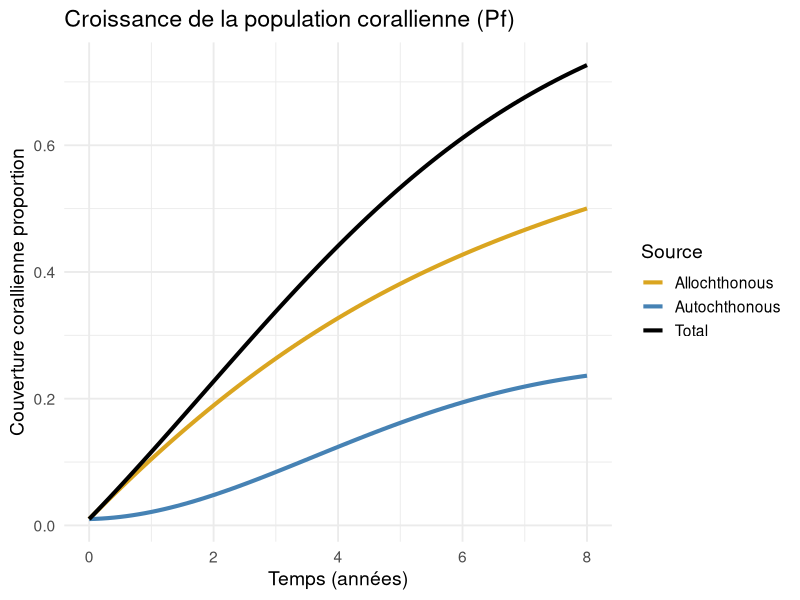
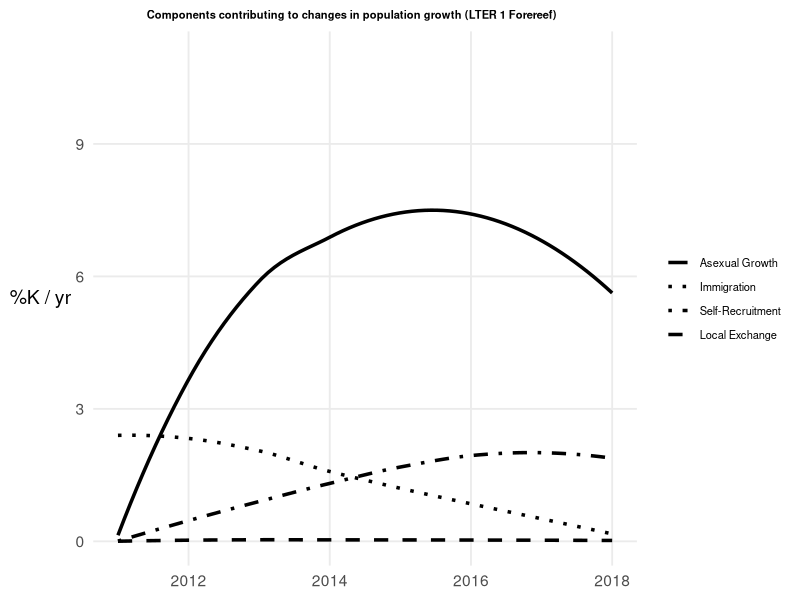
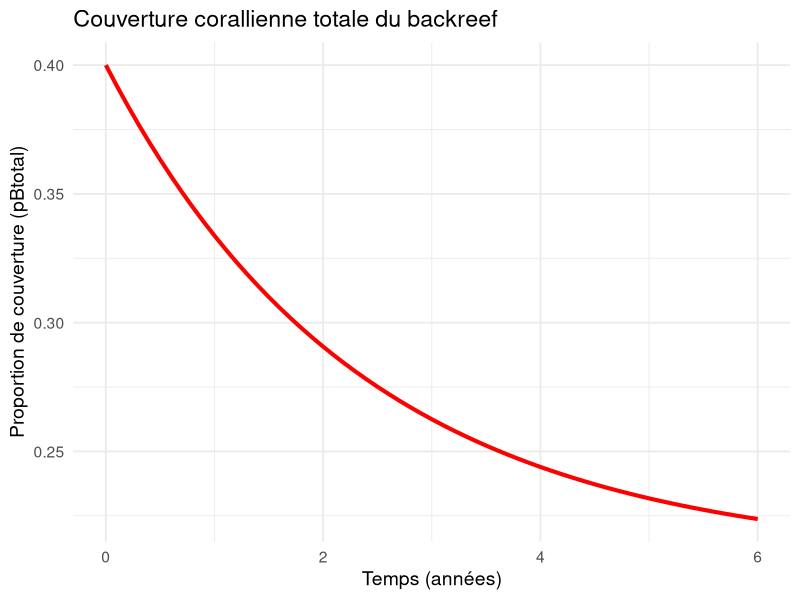
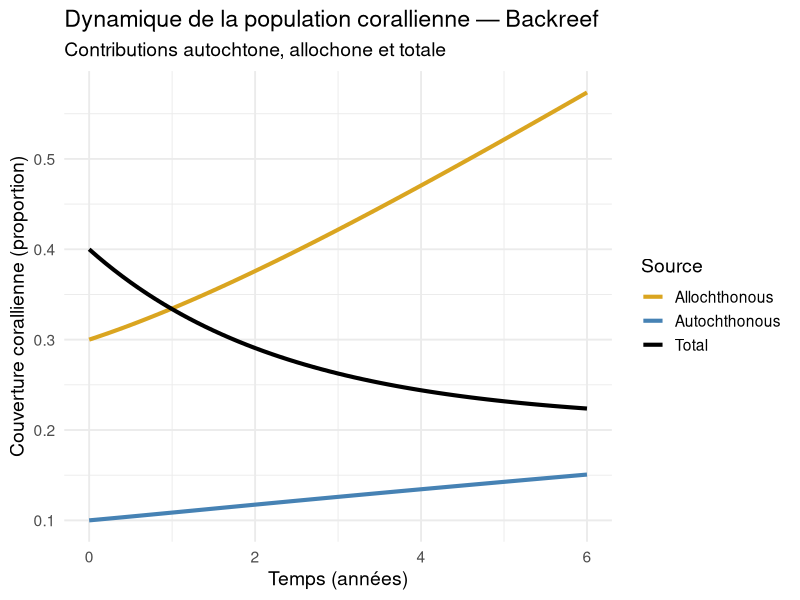
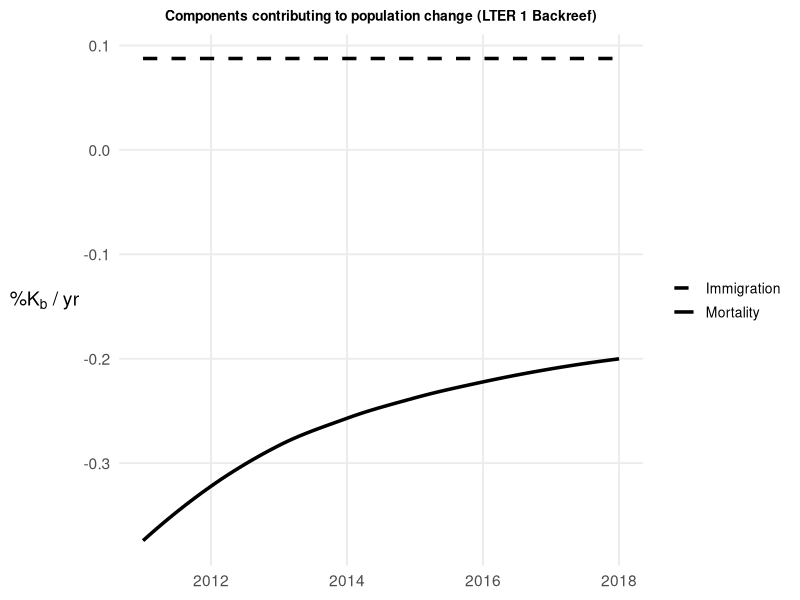
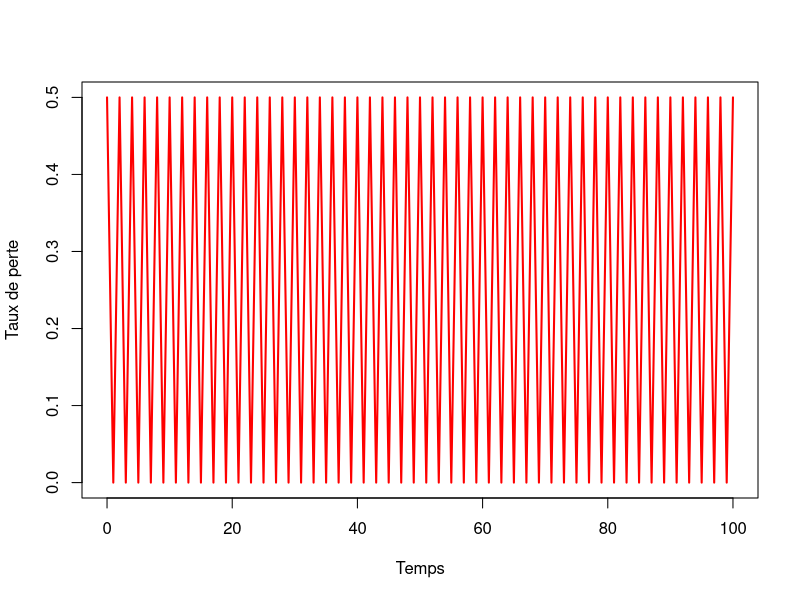
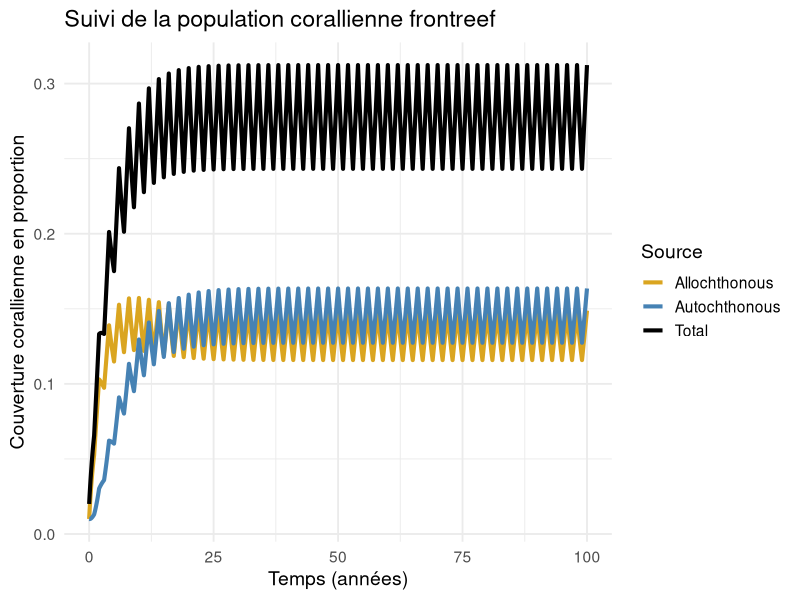
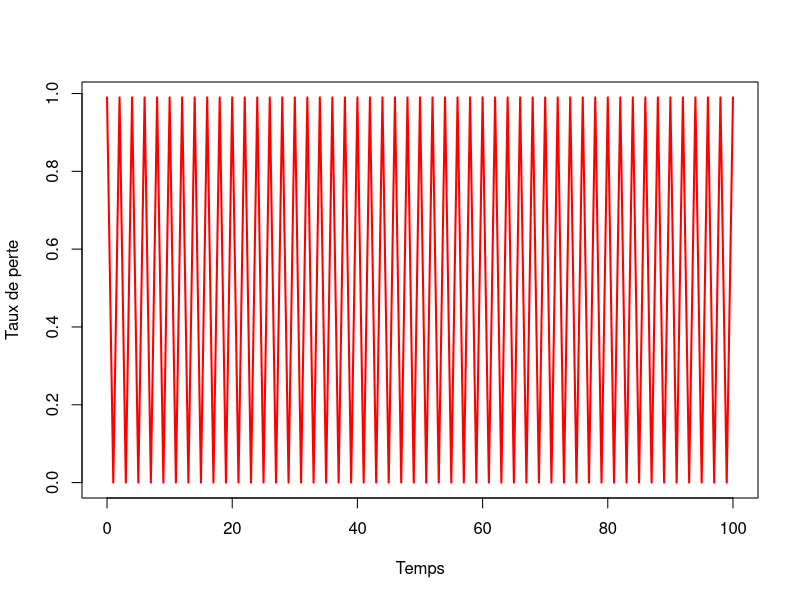

Here is the R script that generated these plots, in order:
# PARTIE 1----
# Script des cas limites----
# Script graphiques avant-récif 3a ----
#Aller chercher dans les bibliothèques
library(deSolve)
library(ggplot2)
library(dplyr)
library(tidyr)


#Paramètres du modèle
params <- list(
  rb = 0.05,   #Taux de croissance autochtone de la population backreef
  rf = 0.1,  #Taux de croissance autochtone de la population forereef
  sigma_f = 0.5,   #Intensité de la croissance larvaire (829 polypes/colonie)
  
  #Coefficients d’interactions (ζ(γβ))
  zeta_bb = 0.01,   #Influence de backreef sur backreef
  zeta_fb = 0.002,    #Influence de forereef sur backreef
  zeta_ff = 0.2,    #Influence de forereef sur forereef AUTO
  zeta_bf = 0.1,   #Influence de backreef sur forereef ALLO
  
  #Apports externes constants
  Ib = 0.08,   #Immigration du backreef
  If = 0.1,       #Immigration du forereef
  
  #Capacités de soutien en proportion?
  Kb = 0.64,     #Capacité de soutien du backreef 0.64 dans article (observé)
  Kf = 0.8     #Capacité de soutien du forereef  0.8 dans article
)

# MODELE 2 - Équations différentielles selon les équations 4
model <- function(time, state, parameters) {
  with(as.list(c(state, parameters)), {
    dFallo  <- sigma_f * zeta_bf * pBtotal + If * (1 - pFtotal / Kf)
    dFauto  <- pFtotal * (rf + sigma_f * zeta_ff) * (1 - pFtotal / Kf)
    dFtotal <- dFallo + dFauto
    dBallo  <- sigma_f * zeta_fb * pFtotal + Ib * (1 - pBtotal / Kb)
    dBauto  <- pBtotal * (rb + sigma_f * zeta_bb) * (1 - pBtotal / Kb)
    dBtotal <- dBallo + dBauto
    list(c(dFallo, dFauto, dFtotal, dBallo, dBauto, dBtotal))
  })
}
#Conditions initiales  MODELE 2 de nos populations
state <- c(pFallo = 0.01, pFauto = 0.01, pFtotal = 0.01, pBallo = 0.01, pBauto = 0.01, pBtotal = 0.01)

#Intervalle de temps en années
times <- seq(0, 8, by = 0.1)

#Résolution numérique du système
out <- ode(y = state, times = times, func = model, parms = params)
out <- as.data.frame(out)

#Mise en forme pour ggplot
plot_data <- out %>%
  select(time, pFallo,pFauto,pFtotal) %>%
  rename(
    Total = pFtotal,
    Allochthonous = pFallo,
    Autochthonous = pFauto
  ) %>%
  pivot_longer(-time, names_to = "Source", values_to = "Value")

#Graphique
ggplot(plot_data, aes(x = time, y = Value, color = Source)) +
  geom_line(size = 1.4) +
  scale_color_manual(
    values = c(
      "Total" = "black",
      "Allochthonous" = "goldenrod",
      "Autochthonous" = "steelblue"  
    )
  ) +
  labs(
    title = "Croissance de la population corallienne (Pf)",
    x = "Temps (années)",
    y = "Couverture corallienne proportion"
  ) +
  theme_minimal(base_size = 14)





# Script graphiques avant-récif 3c----
#Aller chercher dans les bibliothèques
library(ggplot2)
library(dplyr)
library(tidyr)

#Données modélisées
years <- 2011:2018   #Années de l'étude
n <- length(years)

Pf <- seq(0.05, 0.6, length.out = n)   #Population forereef
Pb <- seq(0.2, 0.5, length.out = n)   #Population backreef
Pf[1] <- 0   #Forcer à commencer à 0
Pb[1] <- 0   #Force à commencer à 0

Kf <- 0.8   #Capacité de charge de 80%
rf <- 0.12   #Taux de croissance asexuée 
sigma_f <- 0.05   #Taux de reproduction larvaire (estimé)

zeta_ff <- seq(0.2, 0.8, length.out = n)   #Autorecrutement (forereef vers forereef)
zeta_bf <- seq(0.01, 0.01, length.out = n)   #Recrutement d'échange (forereef vers backreef)
If <- c(0.0075, 0.0095, 0.0085, 0.008, 0.007, 0.006, 0.005, 0.002)   #Immigration externe (données modélisées)

#Calcul des composantes dPf/dt 
asexual <- Pf * rf   #Croissance asexuée
self_recruit <- Pf * sigma_f * zeta_ff   #Autorecrutement (autochtone)
local_exchange <- Pb * sigma_f * zeta_bf   #Échange local
immigration <- If   #Immigration (allochtone)

density_factor <- (1 - Pf / Kf)   #Facteur de densité-dépendance

#Ajustement de chaque composante par le facteur de densité-dépendance
asexual_adj <- asexual * density_factor
self_recruit_adj <- self_recruit * density_factor
local_exchange_adj <- local_exchange * density_factor
immigration_adj <- immigration * density_factor

#Création du dataframe pour le graphique
df <- data.frame(
  Year = rep(years, 4),
  Component = rep(c("Asexual Growth", "Self-Recruitment", "Local Exchange", "Immigration"), each = n),
  Value = c(asexual_adj, self_recruit_adj, local_exchange_adj, immigration_adj)
)

#Mise en forme des données en pourcentage de la capacité de charge par an
df$PercentK <- 100 * df$Value / Kf
scaling_factor <- 2.5   #Amplification des courbes pour un meilleur effet visuel
df$PercentK <- df$PercentK * scaling_factor

#Graphique lissé
ggplot(df, aes(x = Year, y = PercentK, linetype = Component)) +
  geom_smooth(se = FALSE, method = "loess", size = 1.2, color = "black") +
  scale_linetype_manual(
    values = c("solid", "dotted", "dotdash", "dashed"),
    breaks = c("Asexual Growth", "Immigration", "Self-Recruitment", "Local Exchange")
  ) +
  labs(
    title = "Components contributing to changes in population growth (LTER 1 Forereef)",
    y = expression("%K / yr"),
    x = NULL,
    linetype = NULL
  ) +
  coord_cartesian(ylim = c(0, 11)) +
  theme_minimal(base_size = 14) +
  theme(
    legend.position = "right",
    legend.text = element_text(size = 8),
    legend.title = element_text(size = 10),
    panel.grid.minor = element_blank(),
    axis.title.y = element_text(angle = 0, vjust = 0.5),
    plot.title = element_text(hjust = 0.4, face = "bold", size = 8)
  )





# Script graphiques après-récifs 4a----
#Différences: ajout de mortalité, baisser le taux de croissance de la pop backreef, le recrutement front->back, l'immigration à 0.08 comme indiqué. et état initial
params <- list(
  mortal <- 0.3,  #taux de mortalité du backreef. 
  
  rb = 0.05,   #Taux de croissance autochtone de la population backreef
  rf = 0.1,  #Taux de croissance autochtone de la population forereef
  sigma_f = 0.5,   #Intensité de la croissance larvaire (829 polypes/colonie)
  
  #Coefficients d’interactions (ζ(γβ))
  zeta_bb = 0.01,   #Influence de backreef sur backreef
  zeta_fb = 0.002,    #Influence de forereef sur backreef #faible
  zeta_ff = 0.2,    #Influence de forereef sur forereef AUTO
  zeta_bf = 0.1,   #Influence de backreef sur forereef ALLO
  
  #Apports externes constants
  Ib = 0.08,   #Immigration du backreef  tiré du graphique 4c
  If = 0.1,       #Immigration du forereef
  
  #Capacités de soutien en proportion?
  Kb = 0.64,     #Capacité de soutien du backreef 0.64 dans article (observé)
  Kf = 0.8     #Capacité de soutien du forereef  0.8 dans article
)

# MODELE 2 - Équations différentielles selon les équations 4
model <- function(time, state, parameters) {
  with(as.list(c(state, parameters)), {
    dFallo  <- sigma_f * zeta_bf * pBtotal + If * (1 - pFtotal / Kf)
    dFauto  <- pFtotal * (rf + sigma_f * zeta_ff) * (1 - pFtotal / Kf)
    dFtotal <- dFallo + dFauto
    dBallo  <- sigma_f * zeta_fb * pFtotal + Ib * (1 - pBtotal / Kb)
    dBauto  <- pBtotal * (rb + sigma_f * zeta_bb) * (1 - pBtotal / Kb)
    dBtotal <- dBallo + dBauto - mortal * pBtotal
    list(c(dFallo, dFauto, dFtotal, dBallo, dBauto, dBtotal))
  })
}
#Conditions initiales  MODELE 2 de nos populations
state <- c(pFallo = 0.01, pFauto = 0.01, pFtotal = 0.01, pBallo = 0.3, pBauto = 0.1, pBtotal = 0.4)

#Intervalle de temps en années
times <- seq(0, 6, by = 0.1)

#Résolution numérique du système
out <- ode(y = state, times = times, func = model, parms = params)
out <- as.data.frame(out)

#graphique qui reproduit la figure 4a
ggplot(out, aes(x = time, y = pBtotal)) +
  geom_line(color = "red", size = 1.4) +
  labs(
    title = "Couverture corallienne totale du backreef",
    x = "Temps (années)",
    y = "Proportion de couverture (pBtotal)"
  ) +
  theme_minimal(base_size = 14)


#Si on veux afficher vraiment toutes les courbes. 
backreef_data <- out %>%
  select(time, pBallo, pBauto, pBtotal) %>%
  rename(
    Allochthonous = pBallo,
    Autochthonous = pBauto,
    Total = pBtotal
  ) %>%
  pivot_longer(-time, names_to = "Source", values_to = "Value")

# Graphique
ggplot(backreef_data, aes(x = time, y = Value, color = Source)) +
  geom_line(size = 1.4) +
  scale_color_manual(
    values = c(
      "Total" = "black",
      "Allochthonous" = "goldenrod",
      "Autochthonous" = "steelblue"
    )
  ) +
  labs(
    title = "Dynamique de la population corallienne — Backreef",
    subtitle = "Contributions autochtone, allochone et totale",
    x = "Temps (années)",
    y = "Couverture corallienne (proportion)",
    color = "Source"
  ) +
  theme_minimal(base_size = 14)





# Script graphiques après-récifs 4c----
#Aller chercher les bibliothèques nécessaires
library(ggplot2)
library(dplyr)
library(tidyr)

#Paramètres
years <- 2011:2018   #Années de l'étude
n <- length(years)

# Populations
Pf <- seq(0.05, 0.6, length.out = n)  #Population forereef
Pb <- seq(0.2, 0.5, length.out = n)   #Population backreef
Pf[1] <- 0   #Forcer à commencer à 0
Pb[1] <- 0

#Paramètres biologiques
Kb <- 0.8   #Capacité de soutien (backreef)
rb <- 0.1   #Croissance asexuée (backreef)
sigma_f <- 0.05   #Taux de reproduction larvaire

zeta_bb <- seq(0.2, 0.7, length.out = n)  #Autorecrutement backreef vers backreef
zeta_fb <- rep(0.01, n)  #Échange forereef vers backreef

#Calcul des composantes dPb/dt
intrinsic <- Pb * (rb + sigma_f * zeta_bb)  #Croissance et autorecrutement
exchange <- Pf * sigma_f * zeta_fb          #Recrutement d’échange local
immigration <- rep(0.0007, n)   #Immigration

#Facteur de densité-dépendance
density_factor <- (1 - Pb / Kb)

#Ajustement de chaque composante par le facteur de densité-dépendance
intrinsic_adj <- intrinsic * density_factor
exchange_adj <- exchange * density_factor
immigration_adj <- immigration   #L'immigragtion reste constante peu importe la densité de la population

#Variation totale
total_change <- intrinsic_adj + exchange_adj + immigration_adj

#Estimation de la courbe de mortalité
mortalite <- -0.003 + 0.0022 * (years - min(years)) / ((years - min(years)) + 4)

#Création du dataframe pour le graphique
df_backreef <- data.frame(
  Year = rep(years, 2),
  Component = rep(c("Immigration", "Mortality"), each = n),
  Value = c(immigration_adj, mortalite)
)

#Mise en forme des données en pourcentage de la capacité de charge par an
df_backreef$PercentKb <- 100 * df_backreef$Value / Kb

#Graphique lissé
ggplot(df_backreef, aes(x = Year, y = PercentKb, linetype = Component)) +
  geom_smooth(se = FALSE, method = "loess", size = 1.2, color = "black") +
  scale_linetype_manual(values = c("Immigration" = "dashed", "Mortality" = "solid")) +
  labs(
    title = "Components contributing to population change (LTER 1 Backreef)",
    y = expression("%K"[b] * " / yr"),
    x = NULL,
    linetype = NULL
  ) +
  coord_cartesian(ylim = c(min(df_backreef$PercentKb), max(df_backreef$PercentKb))) +
  theme_minimal(base_size = 14) +
  theme(
    legend.position = "right",
    legend.text = element_text(size = 10),
    legend.title = element_text(size = 10),
    panel.grid.minor = element_blank(),
    axis.title.y = element_text(angle = 0, vjust = 0.5),
    plot.title = element_text(hjust = 0.5, face = "bold", size = 10)
  )





# PARTIE 2----
# Script graphique fréquence=2 ans  amplitude=0.5----
#fonction qui représente la variation de mortalité aux 7 ans
times <- seq(0,100, by=1)

taux_perte <- function(t, peak = 0.5, period = 2, pulse_width = 1) {
  if ((t %% period) < pulse_width) {
    return(peak)
  } else {
    
    
    return(0)
  }
}
#visualisation de la fonction
plot(times, sapply(times, taux_perte), type = "l",
     ylab = "Taux de perte", xlab = "Temps", col = "red", lwd = 2)


#Paramètres du modèle
params <- list(
  mortal <- 0.6,  #taux de mortalité constante du backreef pck c difficile la vie.
  
  rb = 0.05,   #Taux de croissance autochtone de la population backreef
  rf = 0.1,  #Taux de croissance autochtone de la population forereef
  sigma_f = 0.5,   #Intensité de la croissance larvaire (829 polypes/colonie)
  
  #Coefficients d’interactions (ζ(γβ))
  zeta_bb = 0.01,   #Influence de backreef sur backreef
  zeta_fb = 0.002,    #Influence de forereef sur backreef
  zeta_ff = 0.2,    #Influence de forereef sur forereef AUTO
  zeta_bf = 0.1,   #Influence de backreef sur forereef ALLO
  
  #Apports externes constants
  Ib = 0.08,   #Immigration du backreef
  If = 0.05,       #Immigration du forereef
  
  #Capacités de soutien en proportion?
  Kb = 0.64,     #Capacité de soutien du backreef 0.64 dans article (observé)
  Kf = 0.8     #Capacité de soutien du forereef  0.8 dans article
)

# MODELE 2 - Équations différentielles selon les équations 4 ici, j'ai enlevé pftotal, et je l'ai remplacé par la somme. 
model <- function(time, state, parameters) {
  with(as.list(c(state, parameters)), {
    pertes_t <- taux_perte(time)
    
    dFallo  <- (sigma_f * zeta_bf * pBtotal + If * (1 - (pFauto + pFallo) / Kf)) - (pertes_t * (pFallo))
    dFauto  <- ((pFauto + pFallo) * (rf + sigma_f * zeta_ff) * (1 - (pFauto + pFallo) / Kf)) - (pertes_t * (pFauto))
    
    dBallo  <- (sigma_f * zeta_fb * (pFauto + pFallo) + Ib * (1 - pBtotal / Kb)) - (pertes_t * pBallo)
    dBauto  <- (pBtotal * (rb + sigma_f * zeta_bb) * (1 - pBtotal / Kb)) - (pertes_t * pBauto)
    dBtotal <- (dBallo + dBauto - mortal * pBtotal) 
    
    list(c(dFallo, dFauto, dBallo, dBauto, dBtotal))
  })
}
#Conditions initiales  MODELE 2 de nos populations
state <- c(pFallo = 0.01, pFauto = 0.01, pBallo = 0.3, pBauto = 0.1, pBtotal = 0.4)

#Intervalle de temps en années
times <- seq(0, 100, by = 0.1)

#Résolution numérique du système
out <- ode(y = state, times = times, func = model, parms = params)
out <- as.data.frame(out)
out$pFtotal <- out$pFauto + out$pFallo  #calcul de la somme
#Mise en forme pour ggplot
plot_data <- out %>%
  select(time, pFallo,pFauto,pFtotal) %>%
  rename(
    Total = pFtotal,
    Allochthonous = pFallo,
    Autochthonous = pFauto
  ) %>%
  pivot_longer(-time, names_to = "Source", values_to = "Value")

#Graphique
ggplot(plot_data, aes(x = time, y = Value, color = Source)) +
  geom_line(size = 1.4) +
  scale_color_manual(
    values = c(
      "Total" = "black",
      "Allochthonous" = "goldenrod",
      "Autochthonous" = "steelblue"  
    )
  ) +
  labs(
    title = "Suivi de la population corallienne frontreef",
    x = "Temps (années)",
    y = "Couverture corallienne en proportion"
  ) +
  theme_minimal(base_size = 14)




# Script graphique fréquence=2 ans  amplitude=0.99----
#fonction qui représente la variation de mortalité aux 7 ans
times <- seq(0,100, by=1)

taux_perte <- function(t, peak = 0.99, period = 2, pulse_width = 1) {
  if ((t %% period) < pulse_width) {
    return(peak)
  } else {
    
    
    return(0)
  }
}
#visualisation de la fonction
plot(times, sapply(times, taux_perte), type = "l",
     ylab = "Taux de perte", xlab = "Temps", col = "red", lwd = 2)


#Paramètres du modèle
params <- list(
  mortal <- 0.6,  #taux de mortalité constante du backreef pck c difficile la vie.
  
  rb = 0.05,   #Taux de croissance autochtone de la population backreef
  rf = 0.1,  #Taux de croissance autochtone de la population forereef
  sigma_f = 0.5,   #Intensité de la croissance larvaire (829 polypes/colonie)
  
  #Coefficients d’interactions (ζ(γβ))
  zeta_bb = 0.01,   #Influence de backreef sur backreef
  zeta_fb = 0.002,    #Influence de forereef sur backreef
  zeta_ff = 0.2,    #Influence de forereef sur forereef AUTO
  zeta_bf = 0.1,   #Influence de backreef sur forereef ALLO
  
  #Apports externes constants
  Ib = 0.08,   #Immigration du backreef
  If = 0.05,       #Immigration du forereef
  
  #Capacités de soutien en proportion?
  Kb = 0.64,     #Capacité de soutien du backreef 0.64 dans article (observé)
  Kf = 0.8     #Capacité de soutien du forereef  0.8 dans article
)

# MODELE 2 - Équations différentielles selon les équations 4 ici, j'ai enlevé pftotal, et je l'ai remplacé par la somme. 
model <- function(time, state, parameters) {
  with(as.list(c(state, parameters)), {
    pertes_t <- taux_perte(time)
    
    dFallo  <- (sigma_f * zeta_bf * pBtotal + If * (1 - (pFauto + pFallo) / Kf)) - (pertes_t * (pFallo))
    dFauto  <- ((pFauto + pFallo) * (rf + sigma_f * zeta_ff) * (1 - (pFauto + pFallo) / Kf)) - (pertes_t * (pFauto))
    
    dBallo  <- (sigma_f * zeta_fb * (pFauto + pFallo) + Ib * (1 - pBtotal / Kb)) - (pertes_t * pBallo)
    dBauto  <- (pBtotal * (rb + sigma_f * zeta_bb) * (1 - pBtotal / Kb)) - (pertes_t * pBauto)
    dBtotal <- (dBallo + dBauto - mortal * pBtotal) 
    
    list(c(dFallo, dFauto, dBallo, dBauto, dBtotal))
  })
}
#Conditions initiales  MODELE 2 de nos populations
state <- c(pFallo = 0.01, pFauto = 0.01, pBallo = 0.3, pBauto = 0.1, pBtotal = 0.4)

#Intervalle de temps en années
times <- seq(0, 100, by = 0.1)

#Résolution numérique du système
out <- ode(y = state, times = times, func = model, parms = params)
out <- as.data.frame(out)
out$pFtotal <- out$pFauto + out$pFallo  #calcul de la somme
#Mise en forme pour ggplot
plot_data <- out %>%
  select(time, pFallo,pFauto,pFtotal) %>%
  rename(
    Total = pFtotal,
    Allochthonous = pFallo,
    Autochthonous = pFauto
  ) %>%
  pivot_longer(-time, names_to = "Source", values_to = "Value")

#Graphique
ggplot(plot_data, aes(x = time, y = Value, color = Source)) +
  geom_line(size = 1.4) +
  scale_color_manual(
    values = c(
      "Total" = "black",
      "Allochthonous" = "goldenrod",
      "Autochthonous" = "steelblue"  
    )
  ) +
  labs(
    title = "Suivi de la population corallienne frontreef",
    x = "Temps (années)",
    y = "Couverture corallienne en proportion"
  ) +
  theme_minimal(base_size = 14)




# Script graphique fréquence=7 ans  amplitude=0.5----
#fonction qui représente la variation de mortalité aux 7 ans
times <- seq(0,100, by=1)

taux_perte <- function(t, peak = 0.5, period = 7, pulse_width = 1) {
  if ((t %% period) < pulse_width) {
    return(peak)
  } else {
    
    
    return(0)
  }
}
#visualisation de la fonction
plot(times, sapply(times, taux_perte), type = "l",
     ylab = "Taux de perte", xlab = "Temps", col = "red", lwd = 2)


#Paramètres du modèle
params <- list(
  mortal <- 0.6,  #taux de mortalité constante du backreef pck c difficile la vie.
  
  rb = 0.05,   #Taux de croissance autochtone de la population backreef
  rf = 0.1,  #Taux de croissance autochtone de la population forereef
  sigma_f = 0.5,   #Intensité de la croissance larvaire (829 polypes/colonie)
  
  #Coefficients d’interactions (ζ(γβ))
  zeta_bb = 0.01,   #Influence de backreef sur backreef
  zeta_fb = 0.002,    #Influence de forereef sur backreef
  zeta_ff = 0.2,    #Influence de forereef sur forereef AUTO
  zeta_bf = 0.1,   #Influence de backreef sur forereef ALLO
  
  #Apports externes constants
  Ib = 0.08,   #Immigration du backreef
  If = 0.05,       #Immigration du forereef
  
  #Capacités de soutien en proportion?
  Kb = 0.64,     #Capacité de soutien du backreef 0.64 dans article (observé)
  Kf = 0.8     #Capacité de soutien du forereef  0.8 dans article
)

# MODELE 2 - Équations différentielles selon les équations 4 ici, j'ai enlevé pftotal, et je l'ai remplacé par la somme. 
model <- function(time, state, parameters) {
  with(as.list(c(state, parameters)), {
    pertes_t <- taux_perte(time)
    
    dFallo  <- (sigma_f * zeta_bf * pBtotal + If * (1 - (pFauto + pFallo) / Kf)) - (pertes_t * (pFallo))
    dFauto  <- ((pFauto + pFallo) * (rf + sigma_f * zeta_ff) * (1 - (pFauto + pFallo) / Kf)) - (pertes_t * (pFauto))
    
    dBallo  <- (sigma_f * zeta_fb * (pFauto + pFallo) + Ib * (1 - pBtotal / Kb)) - (pertes_t * pBallo)
    dBauto  <- (pBtotal * (rb + sigma_f * zeta_bb) * (1 - pBtotal / Kb)) - (pertes_t * pBauto)
    dBtotal <- (dBallo + dBauto - mortal * pBtotal) 
    
    list(c(dFallo, dFauto, dBallo, dBauto, dBtotal))
  })
}
#Conditions initiales  MODELE 2 de nos populations
state <- c(pFallo = 0.01, pFauto = 0.01, pBallo = 0.3, pBauto = 0.1, pBtotal = 0.4)

#Intervalle de temps en années
times <- seq(0, 100, by = 0.1)

#Résolution numérique du système
out <- ode(y = state, times = times, func = model, parms = params)
out <- as.data.frame(out)
out$pFtotal <- out$pFauto + out$pFallo  #calcul de la somme
#Mise en forme pour ggplot
plot_data <- out %>%
  select(time, pFallo,pFauto,pFtotal) %>%
  rename(
    Total = pFtotal,
    Allochthonous = pFallo,
    Autochthonous = pFauto
  ) %>%
  pivot_longer(-time, names_to = "Source", values_to = "Value")

#Graphique
ggplot(plot_data, aes(x = time, y = Value, color = Source)) +
  geom_line(size = 1.4) +
  scale_color_manual(
    values = c(
      "Total" = "black",
      "Allochthonous" = "goldenrod",
      "Autochthonous" = "steelblue"  
    )
  ) +
  labs(
    title = "Suivi de la population corallienne frontreef",
    x = "Temps (années)",
    y = "Couverture corallienne en proportion"
  ) +
  theme_minimal(base_size = 14)




# Script graphique fréquence=7 ans  amplitude=0.99----
#fonction qui représente la variation de mortalité aux 7 ans
times <- seq(0,100, by=1)

taux_perte <- function(t, peak = 0.99, period = 7, pulse_width = 1) {
  if ((t %% period) < pulse_width) {
    return(peak)
  } else {
    
    
    return(0)
  }
}
#visualisation de la fonction
plot(times, sapply(times, taux_perte), type = "l",
     ylab = "Taux de perte", xlab = "Temps", col = "red", lwd = 2)


#Paramètres du modèle
params <- list(
  mortal <- 0.6,  #taux de mortalité constante du backreef pck c difficile la vie.
  
  rb = 0.05,   #Taux de croissance autochtone de la population backreef
  rf = 0.1,  #Taux de croissance autochtone de la population forereef
  sigma_f = 0.5,   #Intensité de la croissance larvaire (829 polypes/colonie)
  
  #Coefficients d’interactions (ζ(γβ))
  zeta_bb = 0.01,   #Influence de backreef sur backreef
  zeta_fb = 0.002,    #Influence de forereef sur backreef
  zeta_ff = 0.2,    #Influence de forereef sur forereef AUTO
  zeta_bf = 0.1,   #Influence de backreef sur forereef ALLO
  
  #Apports externes constants
  Ib = 0.08,   #Immigration du backreef
  If = 0.05,       #Immigration du forereef
  
  #Capacités de soutien en proportion?
  Kb = 0.64,     #Capacité de soutien du backreef 0.64 dans article (observé)
  Kf = 0.8     #Capacité de soutien du forereef  0.8 dans article
)

# MODELE 2 - Équations différentielles selon les équations 4 ici, j'ai enlevé pftotal, et je l'ai remplacé par la somme. 
model <- function(time, state, parameters) {
  with(as.list(c(state, parameters)), {
    pertes_t <- taux_perte(time)
    
    dFallo  <- (sigma_f * zeta_bf * pBtotal + If * (1 - (pFauto + pFallo) / Kf)) - (pertes_t * (pFallo))
    dFauto  <- ((pFauto + pFallo) * (rf + sigma_f * zeta_ff) * (1 - (pFauto + pFallo) / Kf)) - (pertes_t * (pFauto))
    
    dBallo  <- (sigma_f * zeta_fb * (pFauto + pFallo) + Ib * (1 - pBtotal / Kb)) - (pertes_t * pBallo)
    dBauto  <- (pBtotal * (rb + sigma_f * zeta_bb) * (1 - pBtotal / Kb)) - (pertes_t * pBauto)
    dBtotal <- (dBallo + dBauto - mortal * pBtotal) 
    
    list(c(dFallo, dFauto, dBallo, dBauto, dBtotal))
  })
}
#Conditions initiales  MODELE 2 de nos populations
state <- c(pFallo = 0.01, pFauto = 0.01, pBallo = 0.3, pBauto = 0.1, pBtotal = 0.4)

#Intervalle de temps en années
times <- seq(0, 100, by = 0.1)

#Résolution numérique du système
out <- ode(y = state, times = times, func = model, parms = params)
out <- as.data.frame(out)
out$pFtotal <- out$pFauto + out$pFallo  #calcul de la somme
#Mise en forme pour ggplot
plot_data <- out %>%
  select(time, pFallo,pFauto,pFtotal) %>%
  rename(
    Total = pFtotal,
    Allochthonous = pFallo,
    Autochthonous = pFauto
  ) %>%
  pivot_longer(-time, names_to = "Source", values_to = "Value")

#Graphique
ggplot(plot_data, aes(x = time, y = Value, color = Source)) +
  geom_line(size = 1.4) +
  scale_color_manual(
    values = c(
      "Total" = "black",
      "Allochthonous" = "goldenrod",
      "Autochthonous" = "steelblue"  
    )
  ) +
  labs(
    title = "Suivi de la population corallienne frontreef",
    x = "Temps (années)",
    y = "Couverture corallienne en proportion"
  ) +
  theme_minimal(base_size = 14)
